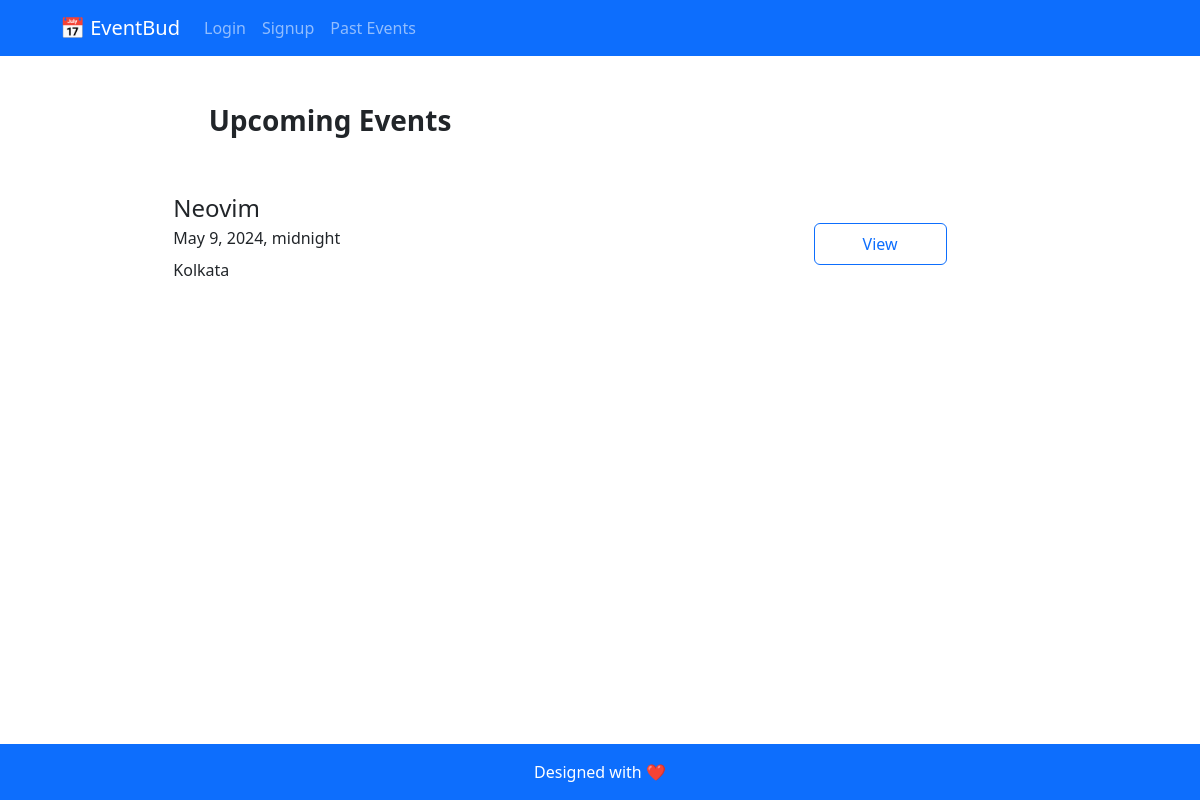
The app's page /events/, older data.
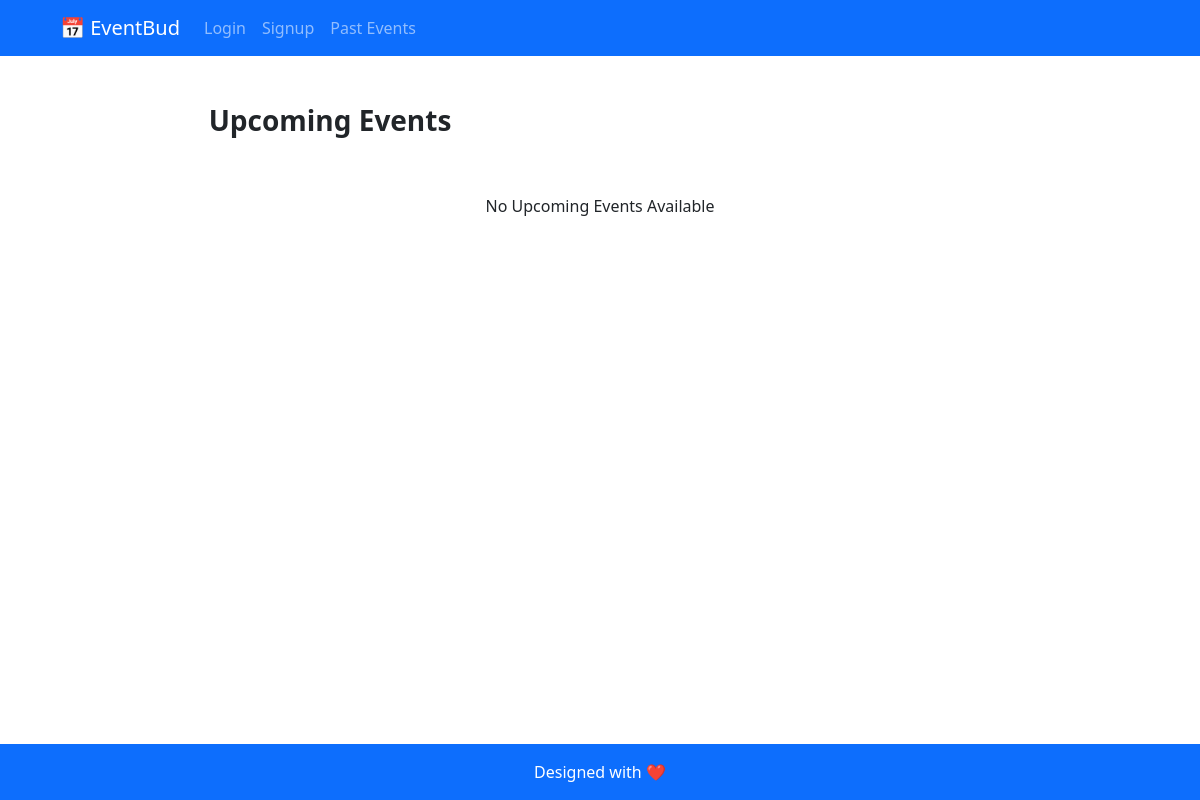
The same page, newer data.
### events/models.py (models this page shows, shortened)
class Event(models.Model):
    title = models.CharField(max_length=200)
    description = models.TextField()
    date = models.DateTimeField()
    location = models.CharField(max_length=200)
    user = models.ForeignKey(User, on_delete=models.CASCADE, null=True)

### events/views.py (the view)
# urls.py: path("", views.events, name="events"),
def events(request):
    events = Event.objects.filter(date__gte=timezone.now())
    context = {"events": events}
    return render(request, "events/events.html", context)

### events/templates/events/events.html (shortened to what this page needs)
{% extends "events/layout.html" %}
{% block content %}
<section class="px-lg-5 py-5 text-center">
  <div class="container mb-5">
    <div class="d-flex justify-content-center align-items-center">
      <div class="col">
        <h1 class="fs-3 fw-bold">Upcoming Events</h1>
      </div>
    </div>
  </div>
  {% for event in events %}
  <div class="container">
    <div class="d-flex justify-content-evenly align-items-center event-gap lh-1 mb-4">
      <div class="text-start">
        <h2 class="fs-4">{{ event.title }}</h2>
        <p>{{ event.date }}</p>
        <p>{{ event.location }}</p>
      </div>
      <div>
        <a href="{% url 'view_events' event.id %}" class="btn btn-outline-primary py-2 px-5 marginbtn">View</a>
      </div>
    </div>
    {% empty %}
    <p>No Upcoming Events Available</p>
    {% endfor %}
  </div>
</section>
{% endblock %}

Row changes from the older to the newer data that the page shows:
removed Event: title "Neovim", date "May 9, 2024, midnight", location "Kolkata"
Text that changed along with them:
text now shown: "No Upcoming Events Available"
